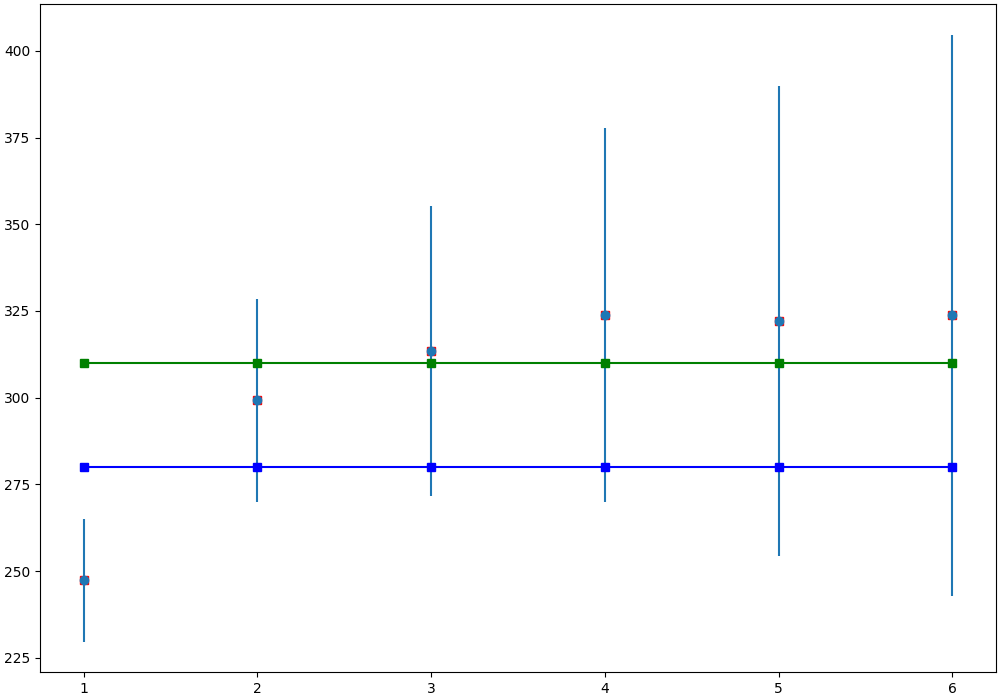

Source code (Python):
import matplotlib.pyplot as plt
import numpy as np
from scipy.optimize import curve_fit 
import math


num = list()
z = list()
with  open('data', 'r')  as  data:
    for line in data:
        list_line = list((map(float, line.split())))
        num.append(list_line[0])
        z.append(list_line[1])
        print("dsfd")

d1 = 350
d2 = 380
d1_list = list()
d2_list = list()
zm_2_list = list()
dzm_2_list = list()

for i in range(len(z)):
    zm_2 =  2 * math.sqrt(z[i] * num[i] * 5.46 * (10 ** -7) / 100) * 1000000
    zm_2_list.append(zm_2)
    dzm_2 = (0.2 / z[i]) / 2 * zm_2 * 2
    dzm_2_list.append(dzm_2)
    print(str(int(num[i])) + " " + str(zm_2) + " " + str(dzm_2))
    d1_list.append(d1 - 70)
    d2_list.append(d2 - 70)


fig, ax = plt.subplots(figsize=(10,7), constrained_layout=True)

plt.plot(num, zm_2_list, 'rs')

plt.errorbar(num, zm_2_list, yerr = dzm_2_list, fmt = 'o', ls='none')

plt.plot(num, d1_list, 'bs-')
plt.plot(num, d2_list, 'gs-')
plt.savefig("1.png")
plt.show()
